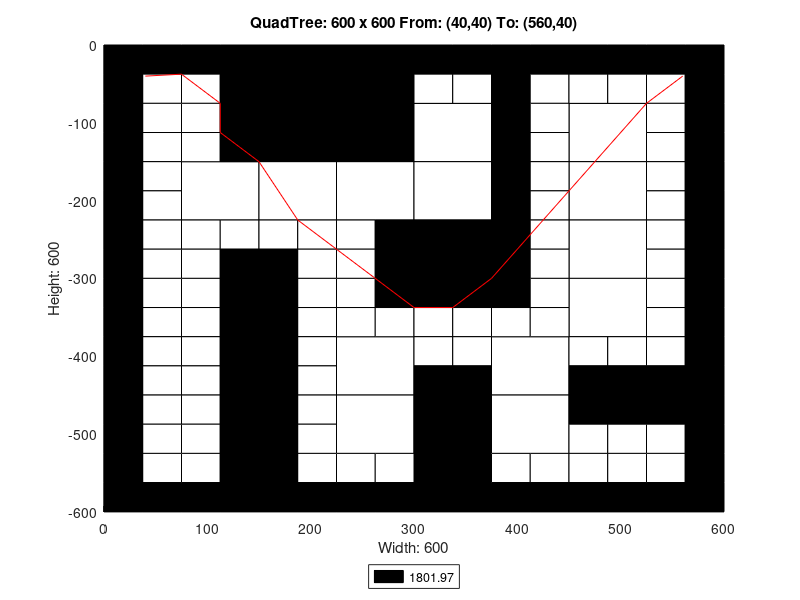

This figure's MATLAB source:
axis([0 600 -600 0]);
title('QuadTree: 600 x 600 From: (40,40) To: (560,40)');
xlabel('Width: 600');
ylabel('Height: 600');
rectangle('Position',[150 -150 150 150], 'FaceColor',[0 0 0]);
rectangle('Position',[75 -225 75 75], 'FaceColor',[1 1 1]);
rectangle('Position',[150 -225 75 75], 'FaceColor',[1 1 1]);
rectangle('Position',[225 -225 75 75], 'FaceColor',[1 1 1]);
rectangle('Position',[300 -150 75 75], 'FaceColor',[1 1 1]);
rectangle('Position',[450 -150 75 75], 'FaceColor',[1 1 1]);
rectangle('Position',[300 -225 75 75], 'FaceColor',[1 1 1]);
rectangle('Position',[300 -300 75 75], 'FaceColor',[0 0 0]);
rectangle('Position',[450 -225 75 75], 'FaceColor',[1 1 1]);
rectangle('Position',[450 -300 75 75], 'FaceColor',[1 1 1]);
rectangle('Position',[225 -450 75 75], 'FaceColor',[1 1 1]);
rectangle('Position',[225 -525 75 75], 'FaceColor',[1 1 1]);
rectangle('Position',[375 -450 75 75], 'FaceColor',[1 1 1]);
rectangle('Position',[450 -375 75 75], 'FaceColor',[1 1 1]);
rectangle('Position',[300 -525 75 75], 'FaceColor',[0 0 0]);
rectangle('Position',[375 -525 75 75], 'FaceColor',[1 1 1]);
rectangle('Position',[300 -600 75 75], 'FaceColor',[0 0 0]);
rectangle('Position',[0 -37.5 37.5 37.5], 'FaceColor',[0 0 0]);
rectangle('Position',[37.5 -37.5 37.5 37.5], 'FaceColor',[0 0 0]);
rectangle('Position',[0 -75 37.5 37.5], 'FaceColor',[0 0 0]);
rectangle('Position',[37.5 -75 37.5 37.5], 'FaceColor',[1 1 1]);
rectangle('Position',[75 -37.5 37.5 37.5], 'FaceColor',[0 0 0]);
rectangle('Position',[112.5 -37.5 37.5 37.5], 'FaceColor',[0 0 0]);
rectangle('Position',[75 -75 37.5 37.5], 'FaceColor',[1 1 1]);
rectangle('Position',[112.5 -75 37.5 37.5], 'FaceColor',[0 0 0]);
rectangle('Position',[0 -112.5 37.5 37.5], 'FaceColor',[0 0 0]);
rectangle('Position',[37.5 -112.5 37.5 37.5], 'FaceColor',[1 1 1]);
rectangle('Position',[0 -150 37.5 37.5], 'FaceColor',[0 0 0]);
rectangle('Position',[37.5 -150 37.5 37.5], 'FaceColor',[1 1 1]);
rectangle('Position',[75 -112.5 37.5 37.5], 'FaceColor',[1 1 1]);
rectangle('Position',[112.5 -112.5 37.5 37.5], 'FaceColor',[0 0 0]);
rectangle('Position',[75 -150 37.5 37.5], 'FaceColor',[1 1 1]);
rectangle('Position',[112.5 -150 37.5 37.5], 'FaceColor',[0 0 0]);
rectangle('Position',[0 -187.5 37.5 37.5], 'FaceColor',[0 0 0]);
rectangle('Position',[37.5 -187.5 37.5 37.5], 'FaceColor',[1 1 1]);
rectangle('Position',[0 -225 37.5 37.5], 'FaceColor',[0 0 0]);
rectangle('Position',[37.5 -225 37.5 37.5], 'FaceColor',[1 1 1]);
rectangle('Position',[0 -262.5 37.5 37.5], 'FaceColor',[0 0 0]);
rectangle('Position',[37.5 -262.5 37.5 37.5], 'FaceColor',[1 1 1]);
rectangle('Position',[0 -300 37.5 37.5], 'FaceColor',[0 0 0]);
rectangle('Position',[37.5 -300 37.5 37.5], 'FaceColor',[1 1 1]);
rectangle('Position',[75 -262.5 37.5 37.5], 'FaceColor',[1 1 1]);
rectangle('Position',[112.5 -262.5 37.5 37.5], 'FaceColor',[1 1 1]);
rectangle('Position',[75 -300 37.5 37.5], 'FaceColor',[1 1 1]);
rectangle('Position',[112.5 -300 37.5 37.5], 'FaceColor',[0 0 0]);
rectangle('Position',[150 -262.5 37.5 37.5], 'FaceColor',[1 1 1]);
rectangle('Position',[187.5 -262.5 37.5 37.5], 'FaceColor',[1 1 1]);
rectangle('Position',[150 -300 37.5 37.5], 'FaceColor',[0 0 0]);
rectangle('Position',[187.5 -300 37.5 37.5], 'FaceColor',[1 1 1]);
rectangle('Position',[225 -262.5 37.5 37.5], 'FaceColor',[1 1 1]);
rectangle('Position',[262.5 -262.5 37.5 37.5], 'FaceColor',[0 0 0]);
rectangle('Position',[225 -300 37.5 37.5], 'FaceColor',[1 1 1]);
rectangle('Position',[262.5 -300 37.5 37.5], 'FaceColor',[0 0 0]);
rectangle('Position',[300 -37.5 37.5 37.5], 'FaceColor',[0 0 0]);
rectangle('Position',[337.5 -37.5 37.5 37.5], 'FaceColor',[0 0 0]);
rectangle('Position',[300 -75 37.5 37.5], 'FaceColor',[1 1 1]);
rectangle('Position',[337.5 -75 37.5 37.5], 'FaceColor',[1 1 1]);
rectangle('Position',[375 -37.5 37.5 37.5], 'FaceColor',[0 0 0]);
rectangle('Position',[412.5 -37.5 37.5 37.5], 'FaceColor',[0 0 0]);
rectangle('Position',[375 -75 37.5 37.5], 'FaceColor',[0 0 0]);
rectangle('Position',[412.5 -75 37.5 37.5], 'FaceColor',[1 1 1]);
rectangle('Position',[375 -112.5 37.5 37.5], 'FaceColor',[0 0 0]);
rectangle('Position',[412.5 -112.5 37.5 37.5], 'FaceColor',[1 1 1]);
rectangle('Position',[375 -150 37.5 37.5], 'FaceColor',[0 0 0]);
rectangle('Position',[412.5 -150 37.5 37.5], 'FaceColor',[1 1 1]);
rectangle('Position',[450 -37.5 37.5 37.5], 'FaceColor',[0 0 0]);
rectangle('Position',[487.5 -37.5 37.5 37.5], 'FaceColor',[0 0 0]);
rectangle('Position',[450 -75 37.5 37.5], 'FaceColor',[1 1 1]);
rectangle('Position',[487.5 -75 37.5 37.5], 'FaceColor',[1 1 1]);
rectangle('Position',[525 -37.5 37.5 37.5], 'FaceColor',[0 0 0]);
rectangle('Position',[562.5 -37.5 37.5 37.5], 'FaceColor',[0 0 0]);
rectangle('Position',[525 -75 37.5 37.5], 'FaceColor',[1 1 1]);
rectangle('Position',[562.5 -75 37.5 37.5], 'FaceColor',[0 0 0]);
rectangle('Position',[525 -112.5 37.5 37.5], 'FaceColor',[1 1 1]);
rectangle('Position',[562.5 -112.5 37.5 37.5], 'FaceColor',[0 0 0]);
rectangle('Position',[525 -150 37.5 37.5], 'FaceColor',[1 1 1]);
rectangle('Position',[562.5 -150 37.5 37.5], 'FaceColor',[0 0 0]);
rectangle('Position',[375 -187.5 37.5 37.5], 'FaceColor',[0 0 0]);
rectangle('Position',[412.5 -187.5 37.5 37.5], 'FaceColor',[1 1 1]);
rectangle('Position',[375 -225 37.5 37.5], 'FaceColor',[0 0 0]);
rectangle('Position',[412.5 -225 37.5 37.5], 'FaceColor',[1 1 1]);
rectangle('Position',[375 -262.5 37.5 37.5], 'FaceColor',[0 0 0]);
rectangle('Position',[412.5 -262.5 37.5 37.5], 'FaceColor',[1 1 1]);
rectangle('Position',[375 -300 37.5 37.5], 'FaceColor',[0 0 0]);
rectangle('Position',[412.5 -300 37.5 37.5], 'FaceColor',[1 1 1]);
rectangle('Position',[525 -187.5 37.5 37.5], 'FaceColor',[1 1 1]);
rectangle('Position',[562.5 -187.5 37.5 37.5], 'FaceColor',[0 0 0]);
rectangle('Position',[525 -225 37.5 37.5], 'FaceColor',[1 1 1]);
rectangle('Position',[562.5 -225 37.5 37.5], 'FaceColor',[0 0 0]);
rectangle('Position',[525 -262.5 37.5 37.5], 'FaceColor',[1 1 1]);
rectangle('Position',[562.5 -262.5 37.5 37.5], 'FaceColor',[0 0 0]);
rectangle('Position',[525 -300 37.5 37.5], 'FaceColor',[1 1 1]);
rectangle('Position',[562.5 -300 37.5 37.5], 'FaceColor',[0 0 0]);
rectangle('Position',[0 -337.5 37.5 37.5], 'FaceColor',[0 0 0]);
rectangle('Position',[37.5 -337.5 37.5 37.5], 'FaceColor',[1 1 1]);
rectangle('Position',[0 -375 37.5 37.5], 'FaceColor',[0 0 0]);
rectangle('Position',[37.5 -375 37.5 37.5], 'FaceColor',[1 1 1]);
rectangle('Position',[75 -337.5 37.5 37.5], 'FaceColor',[1 1 1]);
rectangle('Position',[112.5 -337.5 37.5 37.5], 'FaceColor',[0 0 0]);
rectangle('Position',[75 -375 37.5 37.5], 'FaceColor',[1 1 1]);
rectangle('Position',[112.5 -375 37.5 37.5], 'FaceColor',[0 0 0]);
rectangle('Position',[0 -412.5 37.5 37.5], 'FaceColor',[0 0 0]);
rectangle('Position',[37.5 -412.5 37.5 37.5], 'FaceColor',[1 1 1]);
rectangle('Position',[0 -450 37.5 37.5], 'FaceColor',[0 0 0]);
rectangle('Position',[37.5 -450 37.5 37.5], 'FaceColor',[1 1 1]);
rectangle('Position',[75 -412.5 37.5 37.5], 'FaceColor',[1 1 1]);
rectangle('Position',[112.5 -412.5 37.5 37.5], 'FaceColor',[0 0 0]);
rectangle('Position',[75 -450 37.5 37.5], 'FaceColor',[1 1 1]);
rectangle('Position',[112.5 -450 37.5 37.5], 'FaceColor',[0 0 0]);
rectangle('Position',[150 -337.5 37.5 37.5], 'FaceColor',[0 0 0]);
rectangle('Position',[187.5 -337.5 37.5 37.5], 'FaceColor',[1 1 1]);
rectangle('Position',[150 -375 37.5 37.5], 'FaceColor',[0 0 0]);
rectangle('Position',[187.5 -375 37.5 37.5], 'FaceColor',[1 1 1]);
rectangle('Position',[225 -337.5 37.5 37.5], 'FaceColor',[1 1 1]);
rectangle('Position',[262.5 -337.5 37.5 37.5], 'FaceColor',[0 0 0]);
rectangle('Position',[225 -375 37.5 37.5], 'FaceColor',[1 1 1]);
rectangle('Position',[262.5 -375 37.5 37.5], 'FaceColor',[1 1 1]);
rectangle('Position',[150 -412.5 37.5 37.5], 'FaceColor',[0 0 0]);
rectangle('Position',[187.5 -412.5 37.5 37.5], 'FaceColor',[1 1 1]);
rectangle('Position',[150 -450 37.5 37.5], 'FaceColor',[0 0 0]);
rectangle('Position',[187.5 -450 37.5 37.5], 'FaceColor',[1 1 1]);
rectangle('Position',[0 -487.5 37.5 37.5], 'FaceColor',[0 0 0]);
rectangle('Position',[37.5 -487.5 37.5 37.5], 'FaceColor',[1 1 1]);
rectangle('Position',[0 -525 37.5 37.5], 'FaceColor',[0 0 0]);
rectangle('Position',[37.5 -525 37.5 37.5], 'FaceColor',[1 1 1]);
rectangle('Position',[75 -487.5 37.5 37.5], 'FaceColor',[1 1 1]);
rectangle('Position',[112.5 -487.5 37.5 37.5], 'FaceColor',[0 0 0]);
rectangle('Position',[75 -525 37.5 37.5], 'FaceColor',[1 1 1]);
rectangle('Position',[112.5 -525 37.5 37.5], 'FaceColor',[0 0 0]);
rectangle('Position',[0 -562.5 37.5 37.5], 'FaceColor',[0 0 0]);
rectangle('Position',[37.5 -562.5 37.5 37.5], 'FaceColor',[1 1 1]);
rectangle('Position',[0 -600 37.5 37.5], 'FaceColor',[0 0 0]);
rectangle('Position',[37.5 -600 37.5 37.5], 'FaceColor',[0 0 0]);
rectangle('Position',[75 -562.5 37.5 37.5], 'FaceColor',[1 1 1]);
rectangle('Position',[112.5 -562.5 37.5 37.5], 'FaceColor',[0 0 0]);
rectangle('Position',[75 -600 37.5 37.5], 'FaceColor',[0 0 0]);
rectangle('Position',[112.5 -600 37.5 37.5], 'FaceColor',[0 0 0]);
rectangle('Position',[150 -487.5 37.5 37.5], 'FaceColor',[0 0 0]);
rectangle('Position',[187.5 -487.5 37.5 37.5], 'FaceColor',[1 1 1]);
rectangle('Position',[150 -525 37.5 37.5], 'FaceColor',[0 0 0]);
rectangle('Position',[187.5 -525 37.5 37.5], 'FaceColor',[1 1 1]);
rectangle('Position',[150 -562.5 37.5 37.5], 'FaceColor',[0 0 0]);
rectangle('Position',[187.5 -562.5 37.5 37.5], 'FaceColor',[1 1 1]);
rectangle('Position',[150 -600 37.5 37.5], 'FaceColor',[0 0 0]);
rectangle('Position',[187.5 -600 37.5 37.5], 'FaceColor',[0 0 0]);
rectangle('Position',[225 -562.5 37.5 37.5], 'FaceColor',[1 1 1]);
rectangle('Position',[262.5 -562.5 37.5 37.5], 'FaceColor',[1 1 1]);
rectangle('Position',[225 -600 37.5 37.5], 'FaceColor',[0 0 0]);
rectangle('Position',[262.5 -600 37.5 37.5], 'FaceColor',[0 0 0]);
rectangle('Position',[300 -337.5 37.5 37.5], 'FaceColor',[0 0 0]);
rectangle('Position',[337.5 -337.5 37.5 37.5], 'FaceColor',[0 0 0]);
rectangle('Position',[300 -375 37.5 37.5], 'FaceColor',[1 1 1]);
rectangle('Position',[337.5 -375 37.5 37.5], 'FaceColor',[1 1 1]);
rectangle('Position',[375 -337.5 37.5 37.5], 'FaceColor',[0 0 0]);
rectangle('Position',[412.5 -337.5 37.5 37.5], 'FaceColor',[1 1 1]);
rectangle('Position',[375 -375 37.5 37.5], 'FaceColor',[1 1 1]);
rectangle('Position',[412.5 -375 37.5 37.5], 'FaceColor',[1 1 1]);
rectangle('Position',[300 -412.5 37.5 37.5], 'FaceColor',[1 1 1]);
rectangle('Position',[337.5 -412.5 37.5 37.5], 'FaceColor',[1 1 1]);
rectangle('Position',[300 -450 37.5 37.5], 'FaceColor',[0 0 0]);
rectangle('Position',[337.5 -450 37.5 37.5], 'FaceColor',[0 0 0]);
rectangle('Position',[525 -337.5 37.5 37.5], 'FaceColor',[1 1 1]);
rectangle('Position',[562.5 -337.5 37.5 37.5], 'FaceColor',[0 0 0]);
rectangle('Position',[525 -375 37.5 37.5], 'FaceColor',[1 1 1]);
rectangle('Position',[562.5 -375 37.5 37.5], 'FaceColor',[0 0 0]);
rectangle('Position',[450 -412.5 37.5 37.5], 'FaceColor',[1 1 1]);
rectangle('Position',[487.5 -412.5 37.5 37.5], 'FaceColor',[1 1 1]);
rectangle('Position',[450 -450 37.5 37.5], 'FaceColor',[0 0 0]);
rectangle('Position',[487.5 -450 37.5 37.5], 'FaceColor',[0 0 0]);
rectangle('Position',[525 -412.5 37.5 37.5], 'FaceColor',[1 1 1]);
rectangle('Position',[562.5 -412.5 37.5 37.5], 'FaceColor',[0 0 0]);
rectangle('Position',[525 -450 37.5 37.5], 'FaceColor',[0 0 0]);
rectangle('Position',[562.5 -450 37.5 37.5], 'FaceColor',[0 0 0]);
rectangle('Position',[375 -562.5 37.5 37.5], 'FaceColor',[1 1 1]);
rectangle('Position',[412.5 -562.5 37.5 37.5], 'FaceColor',[1 1 1]);
rectangle('Position',[375 -600 37.5 37.5], 'FaceColor',[0 0 0]);
rectangle('Position',[412.5 -600 37.5 37.5], 'FaceColor',[0 0 0]);
rectangle('Position',[450 -487.5 37.5 37.5], 'FaceColor',[0 0 0]);
rectangle('Position',[487.5 -487.5 37.5 37.5], 'FaceColor',[0 0 0]);
rectangle('Position',[450 -525 37.5 37.5], 'FaceColor',[1 1 1]);
rectangle('Position',[487.5 -525 37.5 37.5], 'FaceColor',[1 1 1]);
rectangle('Position',[525 -487.5 37.5 37.5], 'FaceColor',[0 0 0]);
rectangle('Position',[562.5 -487.5 37.5 37.5], 'FaceColor',[0 0 0]);
rectangle('Position',[525 -525 37.5 37.5], 'FaceColor',[1 1 1]);
rectangle('Position',[562.5 -525 37.5 37.5], 'FaceColor',[0 0 0]);
rectangle('Position',[450 -562.5 37.5 37.5], 'FaceColor',[1 1 1]);
rectangle('Position',[487.5 -562.5 37.5 37.5], 'FaceColor',[1 1 1]);
rectangle('Position',[450 -600 37.5 37.5], 'FaceColor',[0 0 0]);
rectangle('Position',[487.5 -600 37.5 37.5], 'FaceColor',[0 0 0]);
rectangle('Position',[525 -562.5 37.5 37.5], 'FaceColor',[1 1 1]);
rectangle('Position',[562.5 -562.5 37.5 37.5], 'FaceColor',[0 0 0]);
rectangle('Position',[525 -600 37.5 37.5], 'FaceColor',[0 0 0]);
rectangle('Position',[562.5 -600 37.5 37.5], 'FaceColor',[0 0 0]);
X=[560,560,525,450,450,375,375,337.5,300,300,300,262.5,225,187.5,150,112.5,112.5,75,40];
Y=[-40,-40,-75,-187.5,-187.5,-300,-300,-337.5,-337.5,-337.5,-337.5,-300,-262.5,-225,-150,-112.5,-75,-37.5,-40];
hold on;
plot(X,Y,'r');
legend('1801.97','Location','southoutside');
